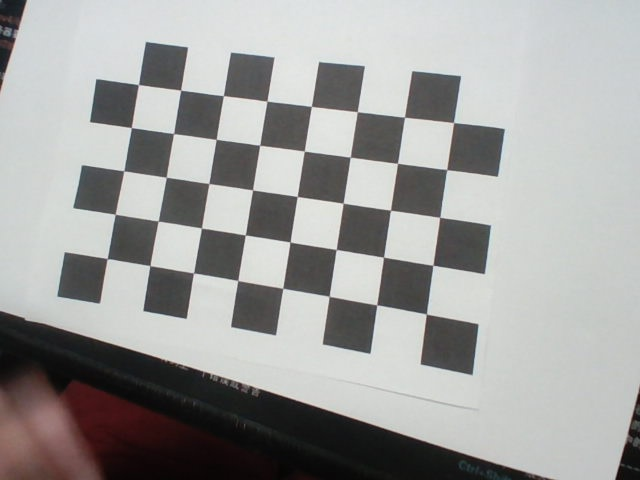
#> input picture calibration/calib_images-backpack/calib_00.jpg, 640 x 480 px
$ python quick_calibrate.py --image ../calibration/calib_images-backpack/calib_00.jpg
#> lines starting #> are read from the running program, lines starting #| are printed output that depends on the picture; after the words box and inside, x2 and y2 are one past the last pixel; in counts of white or black regions, pixels touching at a corner belong together
"""
命令行颜色阈值快速标定工具
==========================
在 Pi HEADLESS 环境下，用一张拍摄到的物料图片快速计算 LAB 阈值并更新 config。
无需 GUI，纯命令行操作。

用法：
    # 从单张图片标定红色
    python tools/quick_calibrate.py --image calib/red_sample.jpg --color red

    # 标定并自动更新 config
    python tools/quick_calibrate.py --image calib/red_sample.jpg --color red --update

    # 查看当前 config 中的阈值
    python tools/quick_calibrate.py --show
"""

import cv2
import numpy as np
import yaml
import os
import sys
import argparse

sys.path.insert(0, os.path.dirname(os.path.dirname(os.path.abspath(__file__))))

# 默认 config 路径
DEFAULT_CONFIG = os.path.join(os.path.dirname(os.path.dirname(os.path.abspath(__file__))),
                               "config", "color_config.yaml")


def compute_lab_thresholds(image_path, roi=None, sigma=2.5):
    """
    从一张图片计算 LAB 颜色阈值
    算法：取 ROI 区域像素的 LAB 均值 ± sigma*std，并限制在 [0, 255]

    :param image_path: 图片路径
    :param roi: (x, y, w, h) 感兴趣区域，None 则用整图
    :param sigma: 阈值扩展标准差倍数（越大阈值越宽松）
    :return: (lower_lab, upper_lab) 各为 [L, A, B] 列表
    """
    img = cv2.imread(image_path)
    if img is None:
        raise FileNotFoundError(f"无法读取图像: {image_path}")

    if roi:
        x, y, w, h = roi
        img = img[y:y+h, x:x+w]

    # 转换到 LAB 空间
    lab = cv2.cvtColor(img, cv2.COLOR_BGR2LAB)

    # 计算每个通道的均值与标准差
    l_mean, a_mean, b_mean = cv2.mean(lab)[:3]
    l_std, a_std, b_std = cv2.meanStdDev(lab)[1].flatten()

    lower = [
        max(0, int(l_mean - sigma * l_std)),
        max(0, int(a_mean - sigma * a_std)),
        max(0, int(b_mean - sigma * b_std))
    ]
    upper = [
        min(255, int(l_mean + sigma * l_std)),
        min(255, int(a_mean + sigma * a_std)),
        min(255, int(b_mean + sigma * b_std))
    ]

    stats = {
        "l_mean": round(l_mean, 1), "a_mean": round(a_mean, 1), "b_mean": round(b_mean, 1),
        "l_std": round(l_std, 1), "a_std": round(a_std, 1), "b_std": round(b_std, 1),
        "sigma": sigma,
        "roi": roi
    }
    return lower, upper, stats


def validate_thresholds(lower, upper):
    """验证阈值合法性"""
    for i, (lo, hi) in enumerate(zip(lower, upper)):
        if lo < 0 or hi > 255:
            return False, f"通道 {i} 阈值越界"
        if lo >= hi:
            return False, f"通道 {i} lower >= upper ({lo} >= {hi})"
    return True, "OK"


def update_config(color_name, lower, upper, config_path=DEFAULT_CONFIG, dry_run=False):
    """更新 color_config.yaml 中的颜色阈值"""
    color_key = f"{color_name}_cube"

    # 读取现有 config
    if os.path.exists(config_path):
        with open(config_path, 'r', encoding='utf-8') as f:
            config = yaml.safe_load(f) or {}
    else:
        config = {}

    if "colors" not in config:
        config["colors"] = {}

    config["colors"][color_key] = {
        "lower": lower,
        "upper": upper
    }

    new_yaml = yaml.dump(config, default_flow_style=False, allow_unicode=True, sort_keys=False)

    if dry_run:
        print("\n--- 将要写入的内容 ---")
        print(new_yaml)
        return True

    # 备份旧文件
    if os.path.exists(config_path):
        backup_path = config_path + ".bak"
        import shutil
        shutil.copy2(config_path, backup_path)
        print(f"已备份旧配置到: {backup_path}")

    with open(config_path, 'w', encoding='utf-8') as f:
        f.write(new_yaml)

    print(f"已更新 {config_path} 中的 [{color_key}] 阈值")
    return True


def test_thresholds(image_path, lower, upper):
    """用计算出的阈值测试图片，返回覆盖率"""
    img = cv2.imread(image_path)
    if img is None:
        return 0.0, None

    lab = cv2.cvtColor(img, cv2.COLOR_BGR2LAB)
    lower_arr = np.array(lower, dtype=np.uint8)
    upper_arr = np.array(upper, dtype=np.uint8)
    mask = cv2.inRange(lab, lower_arr, upper_arr)

    # 形态学开运算去噪
    kernel = cv2.getStructuringElement(cv2.MORPH_ELLIPSE, (5, 5))
    mask = cv2.morphologyEx(mask, cv2.MORPH_OPEN, kernel)

    coverage = np.sum(mask == 255) / mask.size
    return coverage, mask


def main():
    parser = argparse.ArgumentParser(
        description="命令行 LAB 颜色阈值快速标定工具",
        formatter_class=argparse.RawDescriptionHelpFormatter,
        epilog="""
示例:
  python tools/quick_calibrate.py --image red.jpg --color red
  python tools/quick_calibrate.py --image red.jpg --color red --update
  python tools/quick_calibrate.py --image red.jpg --color red --sigma 3.0
  python tools/quick_calibrate.py --show
        """
    )
    parser.add_argument("--image", type=str, help="物料样本图片路径")
    parser.add_argument("--color", type=str, default="red",
                        choices=["red", "green", "blue"],
                        help="颜色名称（对应 config 中的 red_cube/green_cube/blue_cube）")
    parser.add_argument("--sigma", type=float, default=2.5,
                        help="标准差倍数，越大阈值越宽松 (默认 2.5)")
    parser.add_argument("--roi", type=str, default=None,
                        help="ROI 区域 x,y,w,h（逗号分隔），不指定则用整图")
    parser.add_argument("--update", action="store_true",
                        help="自动更新 config/color_config.yaml")
    parser.add_argument("--dry-run", action="store_true",
                        help="仅打印将要写入的内容，不实际修改文件")
    parser.add_argument("--show", action="store_true",
                        help="显示当前 config 中的颜色阈值")
    parser.add_argument("--config", type=str, default=DEFAULT_CONFIG,
                        help="config 文件路径")

    args = parser.parse_args()

    # --show: 显示当前配置
    if args.show:
        if os.path.exists(args.config):
            with open(args.config, 'r', encoding='utf-8') as f:
                config = yaml.safe_load(f)
            colors = config.get("colors", {})
            print("当前颜色阈值配置:")
            print("=" * 60)
            for name, cfg in colors.items():
                print(f"  [{name}]")
                print(f"    lower: {cfg['lower']}")
                print(f"    upper: {cfg['upper']}")
                # 计算 L/A/B 中心值和范围
                l_c = (cfg['lower'][0] + cfg['upper'][0]) / 2
                a_c = (cfg['lower'][1] + cfg['upper'][1]) / 2
                b_c = (cfg['lower'][2] + cfg['upper'][2]) / 2
                l_r = cfg['upper'][0] - cfg['lower'][0]
                a_r = cfg['upper'][1] - cfg['lower'][1]
                b_r = cfg['upper'][2] - cfg['lower'][2]
                print(f"    中心 LAB=({l_c:.0f}, {a_c:.0f}, {b_c:.0f}), 范围=({l_r}, {a_r}, {b_r})")
            print("=" * 60)
        else:
            print(f"Config 文件不存在: {args.config}")
        return

    # 标定模式
    if not args.image:
        parser.error("需要 --image 参数或 --show 参数")

    if not os.path.exists(args.image):
        print(f"错误: 图片不存在: {args.image}")
        return

    # 解析 ROI
    roi = None
    if args.roi:
        parts = [int(x.strip()) for x in args.roi.split(",")]
        if len(parts) == 4:
            roi = tuple(parts)
        else:
            print("错误: --roi 格式应为 x,y,w,h")
            return

    print(f"正在分析图片: {args.image}")
    print(f"颜色: {args.color}, sigma: {args.sigma}, ROI: {roi or '整图'}")

    # 计算阈值
    lower, upper, stats = compute_lab_thresholds(args.image, roi=roi, sigma=args.sigma)
#> in compute_lab_thresholds, img is the input picture: shape (480, 640, 3); mean B, G, R 158.2, 159.6, 159.6
#> in compute_lab_thresholds, `lab = cv2.cvtColor(img, cv2.COLOR_BGR2LAB)`: lab: shape (480, 640, 3); mean of channels 0, 1, 2 163.8, 128, 128.7
#> in compute_lab_thresholds, `l_mean, a_mean, b_mean = cv2.mean(lab)[:3]`: l_mean = 163.8; a_mean = 128; b_mean = 128.7
#> in compute_lab_thresholds, `l_std, a_std, b_std = cv2.meanStdDev(lab)[1].flatten()`: l_std = 76.6; a_std = 3.65; b_std = 2.1
#> in compute_lab_thresholds, `lower = [ max(0, int(l_mean - sigma * l_std)), max(0, int(a_mean - sig..`: lower = [0, 118, 123]
#> in compute_lab_thresholds, `upper = [ min(255, int(l_mean + sigma * l_std)), min(255, int(a_mean +..`: upper = [255, 137, 134]
#> lower = [0, 118, 123]; upper = [255, 137, 134]; stats = 8 items
    valid, msg = validate_thresholds(lower, upper)
#> the loop in validate_thresholds, `for i, (lo, hi) in enumerate(zip(lower, upper)):` made 3 passes
#> (lo, hi) on passes 1 to 3: (0, 255), (118, 137), (123, 134)
#> valid = True; msg = 'OK'

    print(f"\n统计信息 (LAB 空间):")
    print(f"  L: 均值={stats['l_mean']}, 标准差={stats['l_std']}")
#|   L: 均值=163.8, 标准差=76.6
    print(f"  A: 均值={stats['a_mean']}, 标准差={stats['a_std']}")
#|   A: 均值=128.0, 标准差=3.6
    print(f"  B: 均值={stats['b_mean']}, 标准差={stats['b_std']}")
#|   B: 均值=128.7, 标准差=2.1
    print(f"\n计算出的阈值:")
    print(f"  lower: {lower}")
#|   lower: [0, 118, 123]
    print(f"  upper: {upper}")
#|   upper: [255, 137, 134]
    print(f"  合法性: {msg}")
#|   合法性: OK

    # 验证覆盖率
    coverage, test_mask = test_thresholds(args.image, lower, upper)
#> in test_thresholds, `lower_arr = np.array(lower, dtype=np.uint8)`: lower_arr = [0, 118, 123]
#> in test_thresholds, `upper_arr = np.array(upper, dtype=np.uint8)`: upper_arr = [255, 137, 134]
#> in test_thresholds, `mask = cv2.inRange(lab, lower_arr, upper_arr)`:
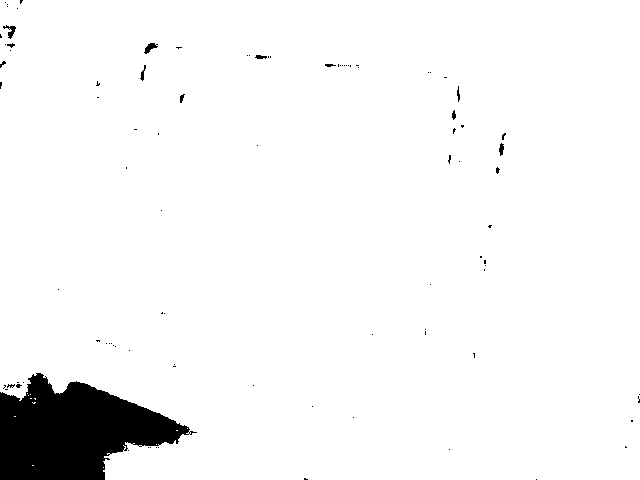
#> mask: shape (480, 640); 95.6% white; 94 black regions (83 under 20 px), largest, box (x1, y1, x2, y2) and area: (0, 373, 197, 480) 12764, (144, 43, 158, 54) 75, (3, 25, 16, 39) 74
#> in test_thresholds, `mask = cv2.morphologyEx(mask, cv2.MORPH_OPEN, kernel)`:
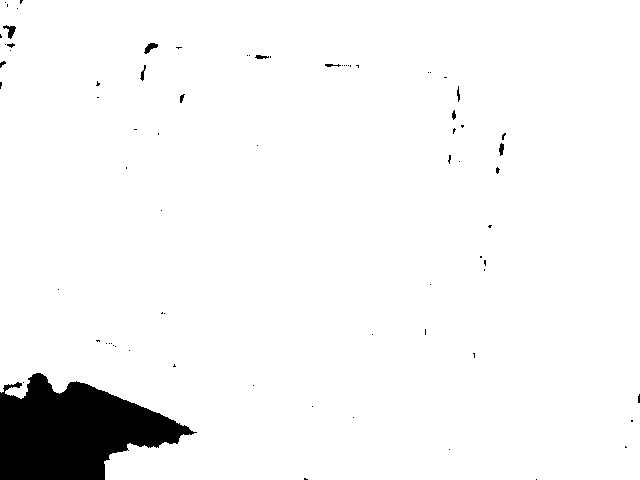
#> mask: shape (480, 640); 95.6% white; 75 black regions (63 under 20 px), largest, box (x1, y1, x2, y2) and area: (0, 373, 197, 480) 12978, (3, 25, 16, 39) 84, (144, 43, 158, 54) 78
#> in test_thresholds, `coverage = np.sum(mask == 255) / mask.size`: coverage = 0.956
#> coverage = 0.956
    print(f"\n在当前图片上的覆盖率: {coverage:.1%}")
#| 在当前图片上的覆盖率: 95.6%

    if coverage < 0.05:
        print("  ⚠️ 覆盖率过低！可能原因：")
        print("     - 图片中物料颜色与预期不符")
        print("     - ROI 选取不准确")
        print("     - sigma 太小，尝试 --sigma 3.5 或更大")
    elif coverage > 0.90:
        print("  ⚠️ 覆盖率过高！阈值可能太宽，容易误检测")

    # 更新配置
    if args.update or args.dry_run:
        update_config(args.color, lower, upper, config_path=args.config,
                      dry_run=args.dry_run)
    else:
        print("\n提示: 加 --update 自动更新 config/color_config.yaml")
        print("      加 --dry-run 预览要写入的内容")


if __name__ == "__main__":
    main()

$ run again, on calibration/calib_images-backpack/calib_02.jpg
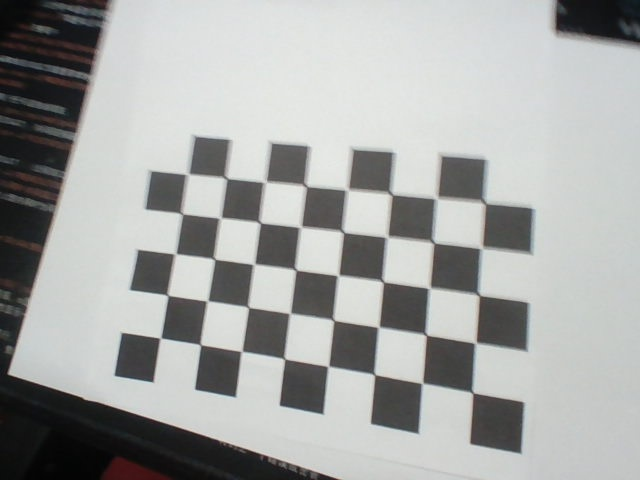
#> input picture calibration/calib_images-backpack/calib_02.jpg, 640 x 480 px
#> in compute_lab_thresholds, img is the input picture: shape (480, 640, 3); mean B, G, R 164.5, 166, 164.6
#> lab: shape (480, 640, 3); mean of channels 0, 1, 2 169.8, 127.3, 128.5
#> l_mean = 169.8; a_mean = 127.3; b_mean = 128.5
#> l_std = 75; a_std = 1.88; b_std = 1.52
#> in compute_lab_thresholds, `lower = [ max(0, int(l_mean - sigma * l_std)), max(0, int(a_mean - sig..`: lower = [0, 122, 124]
#> in compute_lab_thresholds, `upper = [ min(255, int(l_mean + sigma * l_std)), min(255, int(a_mean +..`: upper = [255, 132, 132]
#> in main, `lower, upper, stats = compute_lab_thresholds(args.image, roi=roi, sigm..`: lower = [0, 122, 124]; upper = [255, 132, 132]; stats = 8 items
#> the loop in validate_thresholds, `for i, (lo, hi) in enumerate(zip(lower, upper)):` made 3 passes
#> (lo, hi) on passes 1 to 3: (0, 255), (122, 132), (124, 132)
#> valid = True; msg = 'OK'
#|   L: 均值=169.8, 标准差=75.0
#|   A: 均值=127.3, 标准差=1.9
#|   B: 均值=128.5, 标准差=1.5
#|   lower: [0, 122, 124]
#|   upper: [255, 132, 132]
#|   合法性: OK
#> lower_arr = [0, 122, 124]
#> upper_arr = [255, 132, 132]
#> in test_thresholds, `mask = cv2.inRange(lab, lower_arr, upper_arr)`:
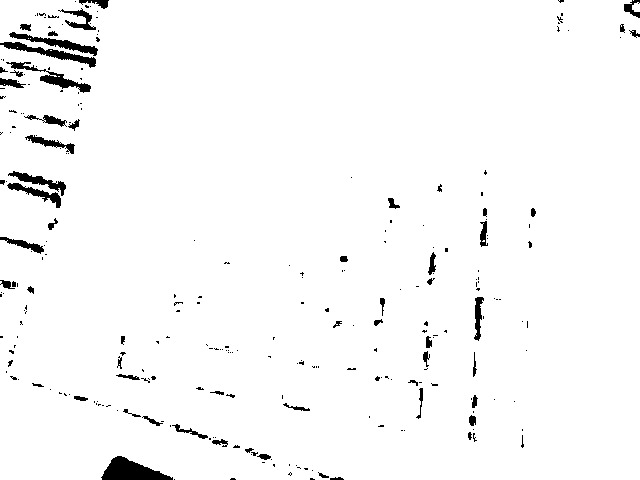
#> mask: shape (480, 640); 97.3% white; 264 black regions (204 under 20 px), largest, box (x1, y1, x2, y2) and area: (101, 456, 173, 480) 993, (0, 42, 96, 68) 616, (6, 62, 91, 93) 570
#> in test_thresholds, `mask = cv2.morphologyEx(mask, cv2.MORPH_OPEN, kernel)`:
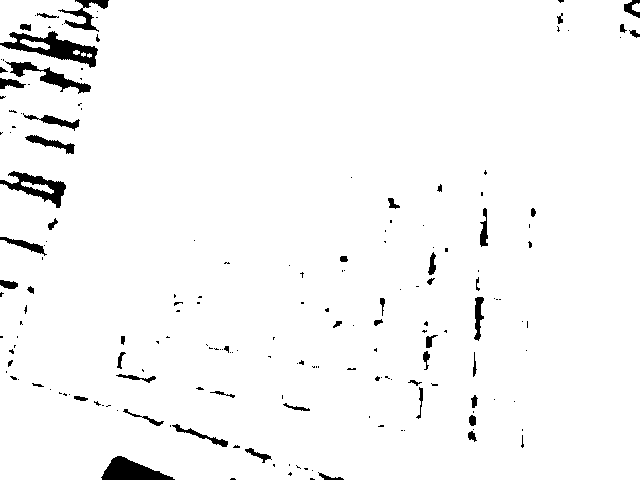
#> mask: shape (480, 640); 97% white; 180 black regions (128 under 20 px), largest, box (x1, y1, x2, y2) and area: (0, 31, 98, 68) 1369, (101, 456, 175, 480) 998, (0, 171, 66, 208) 903
#> in test_thresholds, `coverage = np.sum(mask == 255) / mask.size`: coverage = 0.97
#| 在当前图片上的覆盖率: 97.0%

$ run again, on calibration/calib_images-backpack/calib_03.jpg
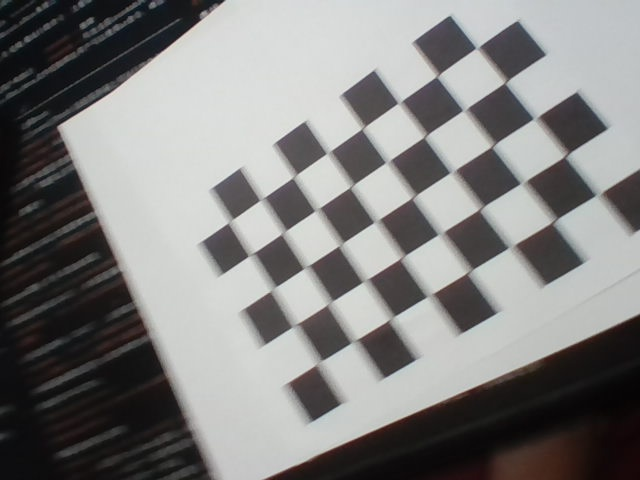
#> input picture calibration/calib_images-backpack/calib_03.jpg, 640 x 480 px
#> in compute_lab_thresholds, img is the input picture: shape (480, 640, 3); mean B, G, R 127.1, 128, 128.7
#> lab: shape (480, 640, 3); mean of channels 0, 1, 2 131.3, 128.3, 128.5
#> l_mean = 131.3; a_mean = 128.3; b_mean = 128.5
#> l_std = 85.91; a_std = 2.31; b_std = 1.99
#> in compute_lab_thresholds, `lower = [ max(0, int(l_mean - sigma * l_std)), max(0, int(a_mean - sig..`: lower = [0, 122, 123]
#> in compute_lab_thresholds, `upper = [ min(255, int(l_mean + sigma * l_std)), min(255, int(a_mean +..`: upper = [255, 134, 133]
#> in main, `lower, upper, stats = compute_lab_thresholds(args.image, roi=roi, sigm..`: lower = [0, 122, 123]; upper = [255, 134, 133]; stats = 8 items
#> the loop in validate_thresholds, `for i, (lo, hi) in enumerate(zip(lower, upper)):` made 3 passes
#> (lo, hi) on passes 1 to 3: (0, 255), (122, 134), (123, 133)
#> valid = True; msg = 'OK'
#|   L: 均值=131.3, 标准差=85.9
#|   A: 均值=128.3, 标准差=2.3
#|   B: 均值=128.5, 标准差=2.0
#|   lower: [0, 122, 123]
#|   upper: [255, 134, 133]
#|   合法性: OK
#> lower_arr = [0, 122, 123]
#> upper_arr = [255, 134, 133]
#> in test_thresholds, `mask = cv2.inRange(lab, lower_arr, upper_arr)`:
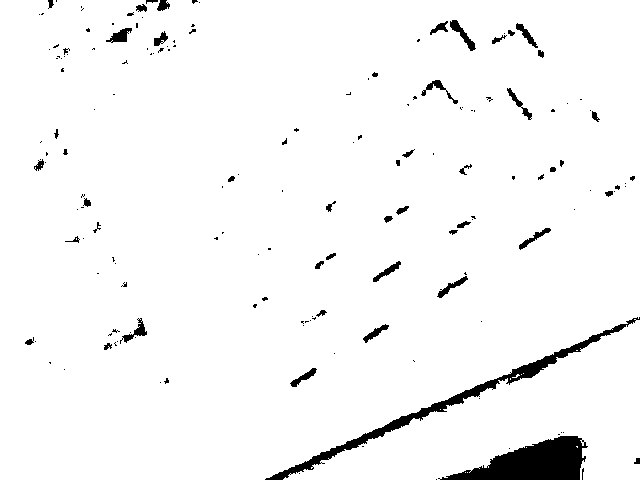
#> mask: shape (480, 640); 96.5% white; 165 black regions (115 under 20 px), largest, box (x1, y1, x2, y2) and area: (438, 436, 588, 480) 3653, (265, 317, 640, 480) 2981, (450, 20, 476, 51) 238
#> in test_thresholds, `mask = cv2.morphologyEx(mask, cv2.MORPH_OPEN, kernel)`:
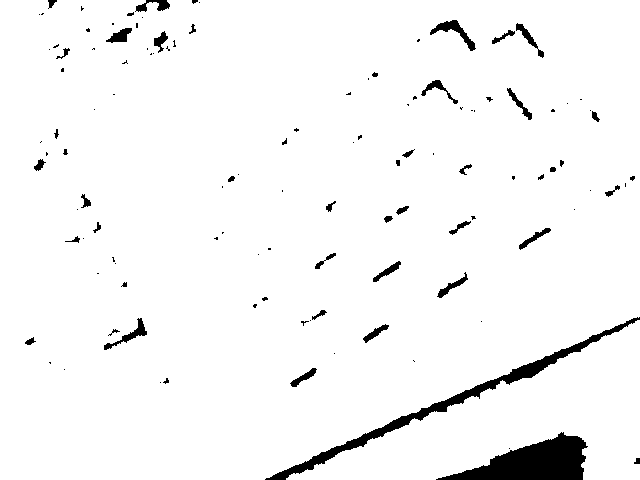
#> mask: shape (480, 640); 96.3% white; 117 black regions (72 under 20 px), largest, box (x1, y1, x2, y2) and area: (436, 432, 588, 480) 3794, (265, 317, 640, 480) 3187, (430, 20, 476, 51) 383
#> in test_thresholds, `coverage = np.sum(mask == 255) / mask.size`: coverage = 0.963
#| 在当前图片上的覆盖率: 96.3%

$ run again, on calibration/calib_images-backpack/calib_04.jpg
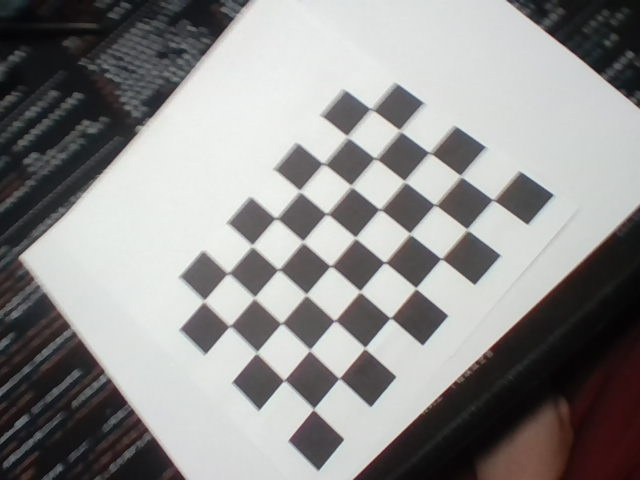
#> input picture calibration/calib_images-backpack/calib_04.jpg, 640 x 480 px
#> in compute_lab_thresholds, img is the input picture: shape (480, 640, 3); mean B, G, R 141.5, 142.3, 143.4
#> lab: shape (480, 640, 3); mean of channels 0, 1, 2 145.5, 128.6, 128.5
#> l_mean = 145.5; a_mean = 128.6; b_mean = 128.5
#> l_std = 89.82; a_std = 3.55; b_std = 2.4
#> in compute_lab_thresholds, `lower = [ max(0, int(l_mean - sigma * l_std)), max(0, int(a_mean - sig..`: lower = [0, 119, 122]
#> in compute_lab_thresholds, `upper = [ min(255, int(l_mean + sigma * l_std)), min(255, int(a_mean +..`: upper = [255, 137, 134]
#> in main, `lower, upper, stats = compute_lab_thresholds(args.image, roi=roi, sigm..`: lower = [0, 119, 122]; upper = [255, 137, 134]; stats = 8 items
#> the loop in validate_thresholds, `for i, (lo, hi) in enumerate(zip(lower, upper)):` made 3 passes
#> (lo, hi) on passes 1 to 3: (0, 255), (119, 137), (122, 134)
#> valid = True; msg = 'OK'
#|   L: 均值=145.5, 标准差=89.8
#|   A: 均值=128.6, 标准差=3.5
#|   B: 均值=128.5, 标准差=2.4
#|   lower: [0, 119, 122]
#|   upper: [255, 137, 134]
#|   合法性: OK
#> lower_arr = [0, 119, 122]
#> upper_arr = [255, 137, 134]
#> in test_thresholds, `mask = cv2.inRange(lab, lower_arr, upper_arr)`:
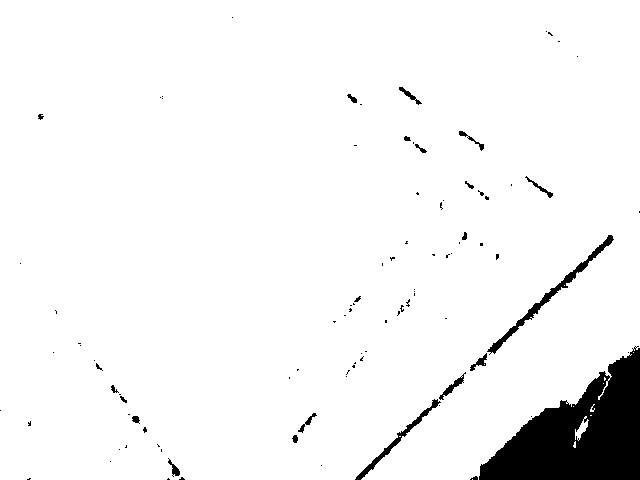
#> mask: shape (480, 640); 95.2% white; 95 black regions (72 under 20 px), largest, box (x1, y1, x2, y2) and area: (479, 346, 640, 480) 11853, (487, 235, 614, 355) 999, (355, 399, 441, 480) 552
#> in test_thresholds, `mask = cv2.morphologyEx(mask, cv2.MORPH_OPEN, kernel)`:
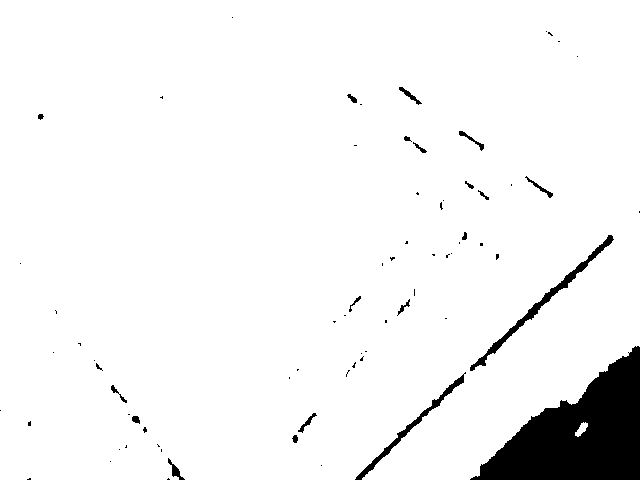
#> mask: shape (480, 640); 95% white; 72 black regions (51 under 20 px), largest, box (x1, y1, x2, y2) and area: (470, 346, 640, 480) 12068, (470, 235, 614, 371) 1169, (355, 372, 466, 480) 764
#> in test_thresholds, `coverage = np.sum(mask == 255) / mask.size`: coverage = 0.95
#| 在当前图片上的覆盖率: 95.0%
